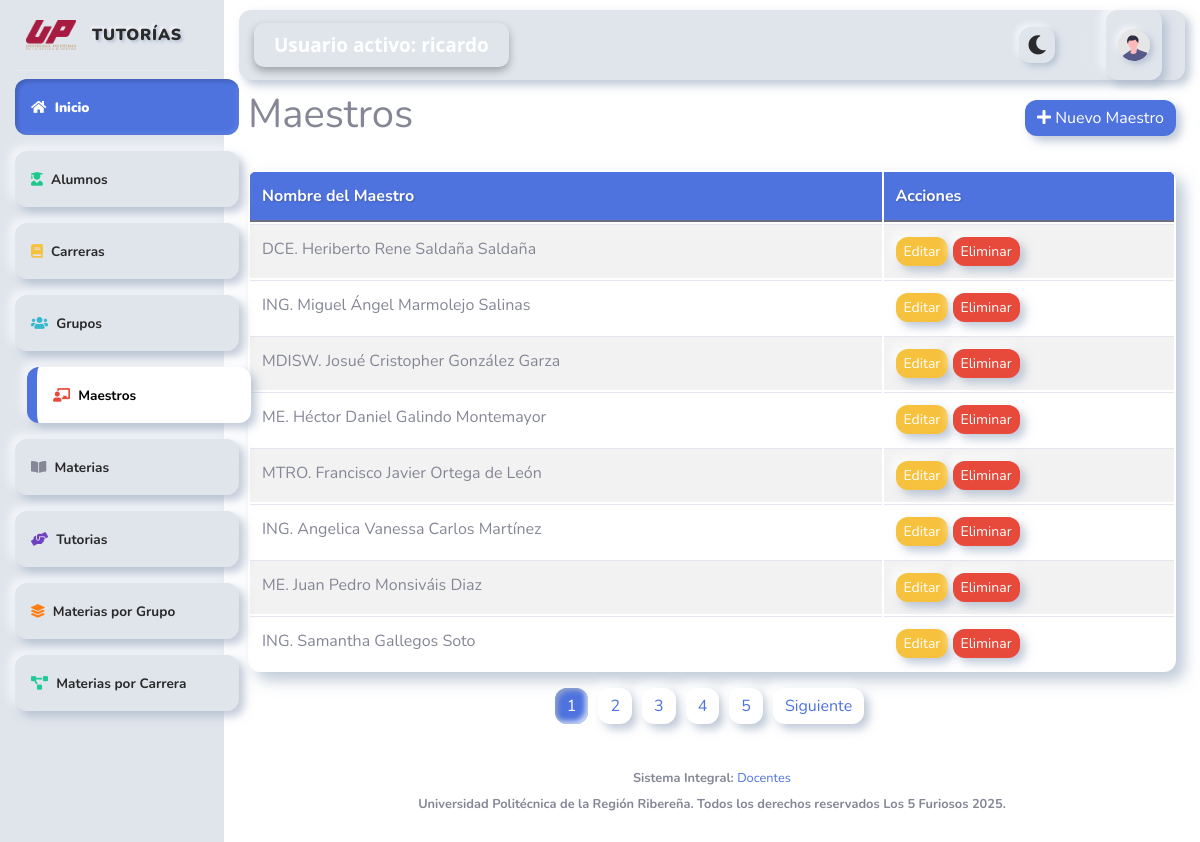
Page /maestros.php (signed in) on the committed database.
### tables this page shows
CREATE TABLE `maestros` (
  `id_maestros` int(11) NOT NULL,
  `nombre` varchar(100) DEFAULT NULL,
  `activo` int(3) NOT NULL
);

### modelos/conexion.php (called while the page is built, shortened)
<?php
class Conexion {
    private $usuario = "root";
    private $contraseña = "";
    private $db = "proyecto3";
    private $servidor = "localhost";
    public function conectar() {
        $this->conn = null;
        try {
            $this->conn = new PDO(
                "mysql:host=".$this->servidor.";dbname=".$this->db.";charset=utf8",
                $this->usuario,
                $this->contraseña
            );
            $this->conn->setAttribute(PDO::ATTR_ERRMODE, PDO::ERRMODE_EXCEPTION);
            $this->conn->setAttribute(PDO::ATTR_EMULATE_PREPARES, false);
        } catch (PDOException $e) {
            error_log("Error al conectar: " . $e->getMessage());
            die("Error al conectar con la base de datos");
        }
        return $this->conn;
    }
}

### modelos/mdl_maestros.php (called while the page is built, shortened)
<?php
require_once __DIR__.'/conexion.php';
class MdlMaestros {
    private $conn;
    private $tabla = 'maestros';
    public function __construct() {
        $this->conn = (new Conexion())->conectar();
    }
    public function obtenerPaginado($inicio, $limite) {
        $sql = "SELECT id_maestros as id, nombre FROM $this->tabla WHERE activo = 0 LIMIT :inicio, :limite";
            $stmt = $this->conn->prepare($sql);
            $stmt->bindParam(':inicio', $inicio, PDO::PARAM_INT);
            $stmt->bindParam(':limite', $limite, PDO::PARAM_INT);
            $stmt->execute();
            return $stmt->fetchAll(PDO::FETCH_ASSOC);
        }
    public function contarMaestros() {
        $sql = "SELECT COUNT(*) AS total FROM $this->tabla WHERE activo = 0";
        return $this->conn->query($sql)->fetch(PDO::FETCH_ASSOC)['total'];
    }
}
?>

### maestros.php (the view, shortened to what this page needs)
<?php
require_once "modelos/mdl_maestros.php";
$modelo = new MdlMaestros();
$limite = 8;
$pagina = isset($_GET['pagina']) ? max(1, intval($_GET['pagina'])) : 1;
$inicio = ($pagina - 1) * $limite;
$totalRegistros = $modelo->contarMaestros();
$totalPaginas = ceil($totalRegistros / $limite);
$maestros = $modelo->obtenerPaginado($inicio, $limite);
require_once "vistas/parte_superior.php";
?>
<div class="container">
    <div class="d-flex justify-content-between align-items-center mb-4">
        <h1>Maestros</h1>
        <button class="btn btn-primary" onclick="abrirModal()">
            <i class="fas fa-plus"></i> Nuevo Maestro
        </button>
    </div>
    <table class="table table-striped">
        <thead class="thead-dark">
            <tr>
                <th>Nombre del Maestro</th>
                <th>Acciones</th>
            </tr>
        </thead>
        <tbody>
            <?php foreach($maestros as $maestro): ?>
            <tr>
                <td><?= htmlspecialchars($maestro['nombre']) ?></td>
                <td>
                    <button class="btn btn-warning btn-sm"
                        onclick="abrirModal('<?= $maestro['id'] ?>', '<?= htmlspecialchars($maestro['nombre'], ENT_QUOTES) ?>')">
                        Editar
                    </button>
                    <button class="btn btn-danger btn-sm"
                        onclick="confirmarEliminacion(<?= $maestro['id'] ?>)">
                        Eliminar
                    </button>
                </td>
            </tr>
            <?php endforeach; ?>
        </tbody>
    </table>
<nav aria-label="Paginación de maestros">
    <ul class="pagination justify-content-center">
        <?php for ($i = 1; $i <= $totalPaginas; $i++): ?>
            <li class="page-item <?= $i == $pagina ? 'active' : '' ?>">
                <a class="page-link" href="?pagina=<?= $i ?>"><?= $i ?></a>
            </li>
        <?php endfor; ?>
        <?php if ($pagina < $totalPaginas): ?>
            <li class="page-item">
                <a class="page-link" href="?pagina=<?= $pagina + 1 ?>">Siguiente</a>
            </li>
        <?php endif; ?>
    </ul>
</nav>
<?php
require_once "vistas/parte_inferior.php";
?>

### css/nuevo_diseño.css (style rules this page uses)
:root { --bg-color: #ffffff; --primary-color: #4e73df; --shadow-light: rgba(255, 255, 255, 0.7); --shadow-dark: rgba(163, 177, 198, 0.7); --text-color: #2a2a2a; --sidebar-bg: #e0e5ec; --sidebar-shadow-light: rgba(255, 255, 255, 0.7); --sidebar-shadow-dark: rgba(163, 177, 198, 0.7); --sidebar-text: #2a2a2a; --sidebar-highlight: #4e73df; --topbar-bg: #e0e5ec; --topbar-shadow-light: rgba(255, 255, 255, 0.7); --topbar-shadow-dark: rgba(163, 177, 198, 0.7); --topbar-text: #2a2a2a; --topbar-highlight: #4e73df; }
body { background-color: var(--bg-color); font-family: 'Nunito', sans-serif; color: var(--text-color); }
.table { background-color: var(--bg-color); border-radius: 12px; overflow: hidden; box-shadow: 8px 8px 15px var(--shadow-dark), -8px -8px 15px var(--shadow-light); border-collapse: separate; }
.table thead th { background-color: var(--primary-color) !important; color: white; border: none; text-shadow: 1px 1px 2px rgba(0, 0, 0, 0.2); }
.table td, .table th { border: none; padding: 12px; }
.table tbody tr { transition: all 0.3s; }
.btn { border: none !important; border-radius: 12px !important; box-shadow: 5px 5px 10px var(--shadow-dark), -5px -5px 10px var(--shadow-light); transition: all 0.3s; }
.btn-primary { background-color: var(--primary-color) !important; }
.pagination .page-item .page-link { background-color: var(--bg-color); border: none; border-radius: 12px !important; box-shadow: 5px 5px 10px var(--shadow-dark), -5px -5px 10px var(--shadow-light); margin: 0 5px; }
.page-item.active .page-link { box-shadow: inset 3px 3px 5px var(--shadow-dark), inset -3px -3px 5px var(--shadow-light); }
:root { --topbar-bg: #e0e5ec; --topbar-shadow-light: rgba(255, 255, 255, 0.7); --topbar-shadow-dark: rgba(163, 177, 198, 0.7); --topbar-text: #2a2a2a; --topbar-highlight: #4e73df; }
.container, .container-fluid { background-color: transparent !important; box-shadow: none !important; }
body { transition: background-color 0.3s ease, color 0.3s ease; }
body.loaded { transition: background-color 0.3s ease, color 0.3s ease; }

### rows in the picture
maestros: nombre "DCE. Heriberto Rene Saldaña Saldaña"
maestros: nombre "ING. Miguel Ángel Marmolejo Salinas"
maestros: nombre "MDISW. Josué Cristopher González Garza"
maestros: nombre "ME. Héctor Daniel Galindo Montemayor"
maestros: nombre "MTRO. Francisco Javier Ortega de León"
maestros: nombre "ING. Angelica Vanessa Carlos Martínez"
maestros: nombre "ME. Juan Pedro Monsiváis Diaz"
maestros: nombre "ING. Samantha Gallegos Soto"

### other values in the picture
$_SESSION['nombre'] "ricardo"
